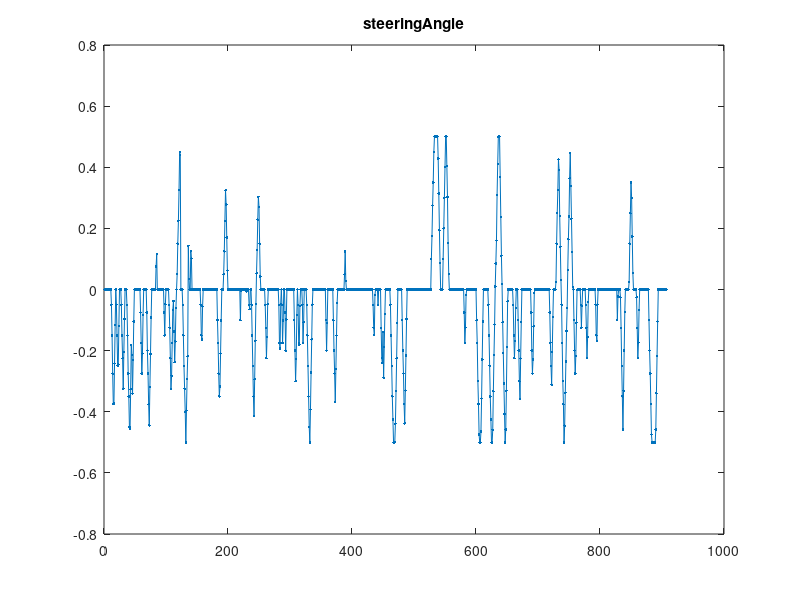
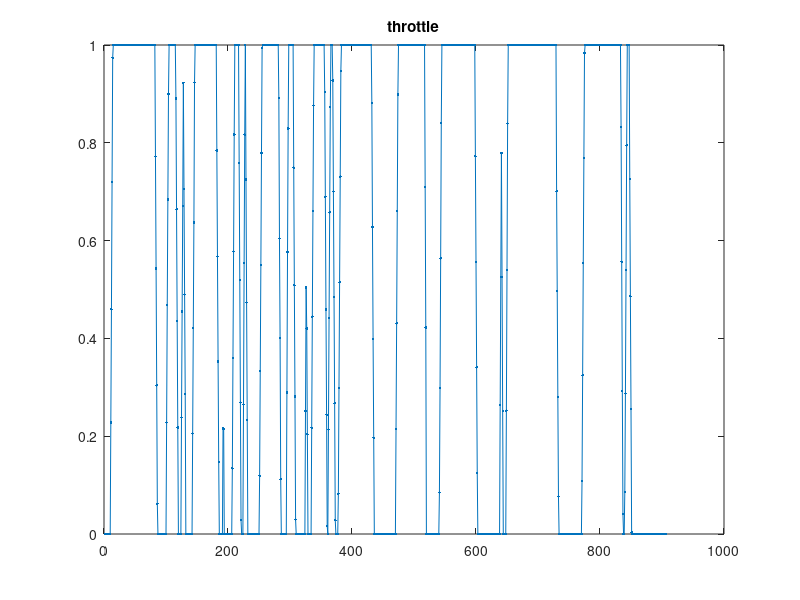
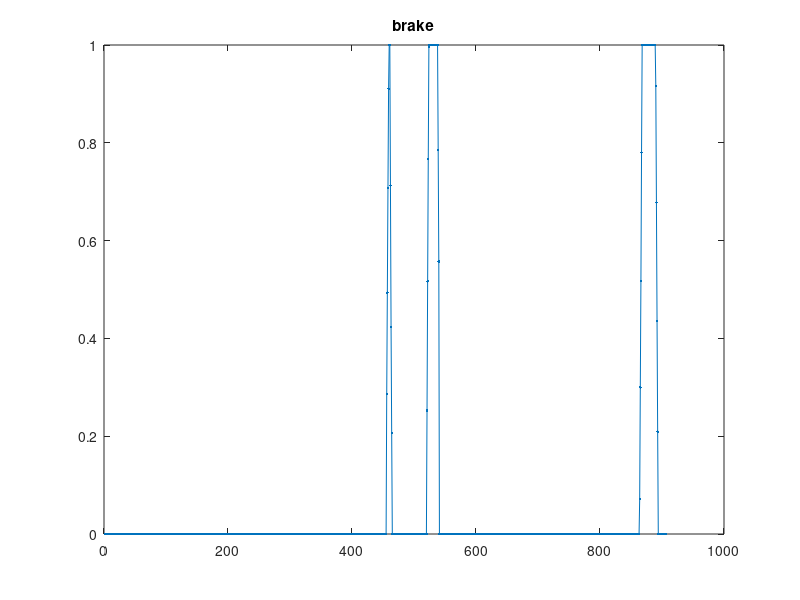
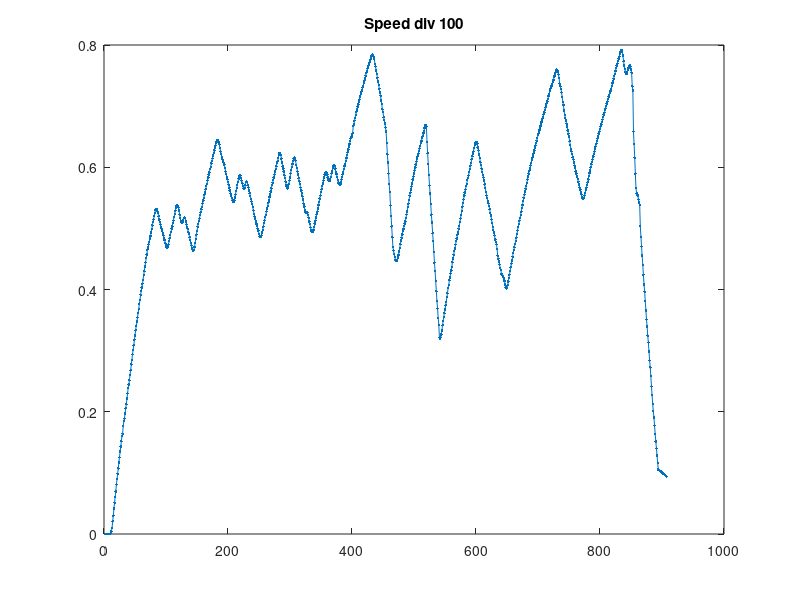

Here is the MATLAB script that generated these plots, in order: (Note: this script raises an error after producing the figures.)
clear all; close all; clc;

f = fileread('driving_log.csv'); 
lines = regexp(f, '\n', 'split');

M = zeros(length(lines), 10); 
for i = 1:length(lines)
    curr = regexp(lines{i}, ',', 'split');
    M(i,:) = str2double(curr); 
end

M(:,1:3) = []; 

cols = {'steeringAngle', 'throttle', 'brake', 'Speed div 100', 'posx', 'posy', 'heading'};
for i = 1:length(cols)
    figure; 
    y = M(:,i); 
    if i == 4; y = y/100; end
    plot(y, '.-')
    title(cols{i})
end

figure; hold all; 
for i = 1:4
    y = M(:,i); 
    if i == 4; y = y/100; end
    plot(y, '.-', 'DisplayName', cols{i})
end
legend toggle

figure; hold all; 
plot(M(:,5), M(:,6), '-')
waypoints = load('lake_track_waypoints.csv');
plot(waypoints(:,1), waypoints(:,2), '-x')

sa = M(:,1);
figure;
subplot(121)
histogram(sa, 20)
xlabel('steering input')
xlim([-1 1])
title('Raw training data')

sa_aug = [sa; sa+0.2; sa-0.2];
sa_aug = [sa_aug; -sa_aug];
subplot(122)
histogram(sa_aug, 20)
xlabel('steering input')
xlim([-1 1])
title('Augmented training data')
savepdf('steer_train')

return

% filter
sa_filt = zeros(size(sa));
alpha = 0.1;
for i = 2:length(sa)
%     sa_filt(i) = sa_filt(i) + alpha * (sa(i) - sa_filt(i-1));
%     sa_filt(i) = alpha * (sa(i-1) + sa(i));
    sa_filt(i) = alpha*sa(i) + (1-alpha)*sa_filt(i-1);

end
figure; hold all; 
plot(sa, '-x')
plot(sa_filt, '-o')

figure; hold all; 
plot(sort(sa))
plot(sort(sa_filt))
